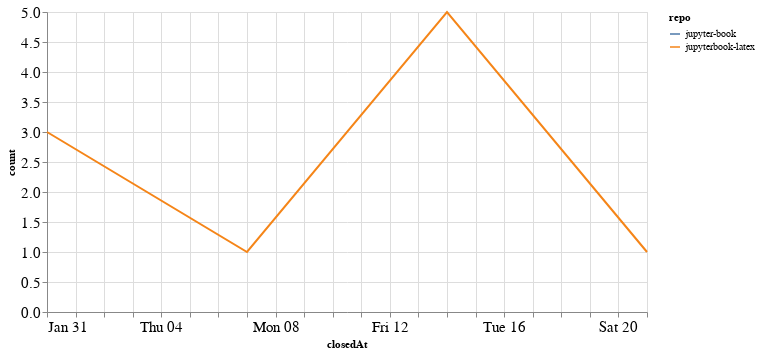

The code cell stored with this chart in its notebook:
### Code cell
closed_by_time = closed_by.groupby('repo').resample('W', on='closedAt').count()['author'].reset_index()
closed_by_time = closed_by_time.rename(columns={'author': 'count'})

alt.Chart(closed_by_time, width=600).mark_line().encode(
    x='closedAt',
    y='count',
    color='repo',
    tooltip="repo"
)

### Figure 1 — Vega-Lite specification as saved in the notebook (floating-point values rounded to 4 significant figures)
{"config": {"axisLeft": {"labelFontSize": 15}, "axisBottom": {"labelFontSize": 15}}, "data": {"name": "data-6c0ca4eb09175e26b1603a6716960eee"}, "mark": "line", "encoding": {"color": {"type": "nominal", "field": "repo"}, "tooltip": {"type": "nominal", "field": "repo"}, "x": {"type": "temporal", "field": "closedAt"}, "y": {"type": "quantitative", "field": "count"}}, "width": 600, "$schema": "https://vega.github.io/schema/vega-lite/v4.8.1.json", "datasets": {"data-6c0ca4eb09175e26b1603a6716960eee": [{"repo": "jupyter-book", "closedAt": "2021-02-21T00:00:00", "count": 1}, {"repo": "jupyterbook-latex", "closedAt": "2021-01-31T00:00:00", "count": 3}, {"repo": "jupyterbook-latex", "closedAt": "2021-02-07T00:00:00", "count": 1}, {"repo": "jupyterbook-latex", "closedAt": "2021-02-14T00:00:00", "count": 5}, {"repo": "jupyterbook-latex", "closedAt": "2021-02-21T00:00:00", "count": 1}]}}
